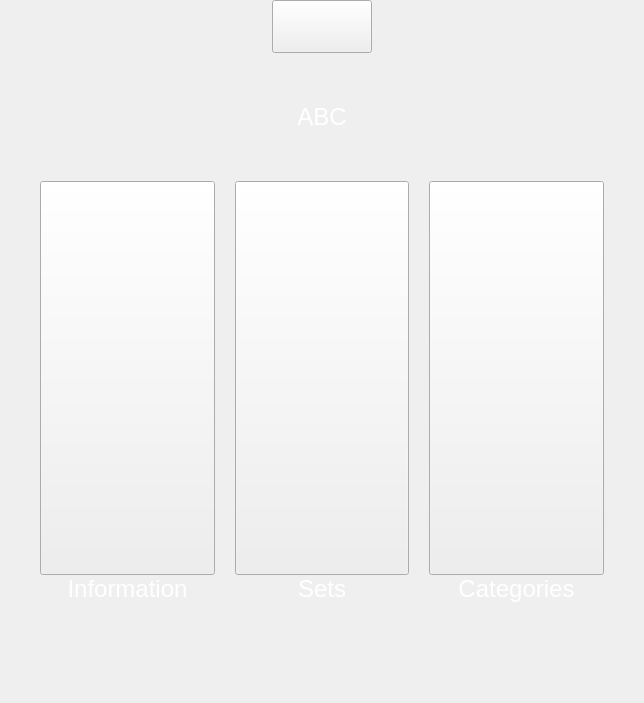
<?xml version="1.0" encoding="UTF-8"?>
<ui version="4.0">
 <class>CollectionOptionsView</class>
 <widget class="QWidget" name="CollectionOptionsView">
  <property name="geometry">
   <rect>
    <x>0</x>
    <y>0</y>
    <width>644</width>
    <height>703</height>
   </rect>
  </property>
  <property name="windowTitle">
   <string>Form</string>
  </property>
  <property name="styleSheet">
   <string notr="true">QAbstractButton {
	font-size: 18px;
	color: white;
}

QLabel {
	font-size: 24px;
	color: white;
}

QPushButton {
	border-image: url(:/virtaus/images/resources/buttons/plain.png);
}

QPushButton:hover {
	border-image: url(:/virtaus/images/resources/buttons/plain_hover.png);
}

QPushButton:pressed {
	border-image: url(:/virtaus/images/resources/buttons/plain_clicked.png);
}

/* Collections button (top) */
#collectionsButton {
	border-image: url(:/virtaus/images/resources/buttons/half_button_bottom.png);
	text-align: center;
	padding-bottom: 13px;
}

#collectionsButton:hover {
	border-image: url(:/virtaus/images/resources/buttons/half_button_hover_bottom.png);
	text-align: center;
	padding-bottom: 13px;
}

#collectionsButton:pressed {
	border-image: url(:/virtaus/images/resources/buttons/half_button_pressed_bottom.png);
	text-align: center;
	padding-bottom: 13px;
}</string>
  </property>
  <layout class="QGridLayout" name="gridLayout">
   <property name="leftMargin">
    <number>40</number>
   </property>
   <property name="topMargin">
    <number>0</number>
   </property>
   <property name="rightMargin">
    <number>40</number>
   </property>
   <property name="bottomMargin">
    <number>100</number>
   </property>
   <property name="verticalSpacing">
    <number>50</number>
   </property>
   <item row="0" column="4">
    <spacer name="horizontalSpacer_4">
     <property name="orientation">
      <enum>Qt::Horizontal</enum>
     </property>
     <property name="sizeHint" stdset="0">
      <size>
       <width>40</width>
       <height>20</height>
      </size>
     </property>
    </spacer>
   </item>
   <item row="0" column="3">
    <widget class="QPushButton" name="collectionsButton">
     <property name="minimumSize">
      <size>
       <width>100</width>
       <height>53</height>
      </size>
     </property>
     <property name="icon">
      <iconset resource="resources.qrc">
       <normaloff>:/virtaus/images/resources/arrow_up.svg</normaloff>:/virtaus/images/resources/arrow_up.svg</iconset>
     </property>
     <property name="iconSize">
      <size>
       <width>24</width>
       <height>24</height>
      </size>
     </property>
    </widget>
   </item>
   <item row="0" column="2">
    <spacer name="horizontalSpacer_3">
     <property name="orientation">
      <enum>Qt::Horizontal</enum>
     </property>
     <property name="sizeHint" stdset="0">
      <size>
       <width>40</width>
       <height>20</height>
      </size>
     </property>
    </spacer>
   </item>
   <item row="2" column="2" rowspan="2" colspan="3">
    <layout class="QGridLayout" name="gridLayout_2">
     <property name="horizontalSpacing">
      <number>20</number>
     </property>
     <item row="0" column="0">
      <widget class="QPushButton" name="infoButton">
       <property name="sizePolicy">
        <sizepolicy hsizetype="Expanding" vsizetype="Expanding">
         <horstretch>0</horstretch>
         <verstretch>0</verstretch>
        </sizepolicy>
       </property>
       <property name="maximumSize">
        <size>
         <width>500</width>
         <height>500</height>
        </size>
       </property>
       <property name="icon">
        <iconset resource="resources.qrc">
         <normaloff>:/virtaus/images/resources/info.svg</normaloff>:/virtaus/images/resources/info.svg</iconset>
       </property>
       <property name="iconSize">
        <size>
         <width>128</width>
         <height>128</height>
        </size>
       </property>
      </widget>
     </item>
     <item row="0" column="2">
      <widget class="QPushButton" name="categoriesButton">
       <property name="sizePolicy">
        <sizepolicy hsizetype="MinimumExpanding" vsizetype="MinimumExpanding">
         <horstretch>0</horstretch>
         <verstretch>0</verstretch>
        </sizepolicy>
       </property>
       <property name="maximumSize">
        <size>
         <width>500</width>
         <height>500</height>
        </size>
       </property>
       <property name="text">
        <string/>
       </property>
      </widget>
     </item>
     <item row="0" column="1">
      <widget class="QPushButton" name="setsButton">
       <property name="sizePolicy">
        <sizepolicy hsizetype="Expanding" vsizetype="Expanding">
         <horstretch>0</horstretch>
         <verstretch>0</verstretch>
        </sizepolicy>
       </property>
       <property name="maximumSize">
        <size>
         <width>500</width>
         <height>500</height>
        </size>
       </property>
       <property name="text">
        <string/>
       </property>
       <property name="icon">
        <iconset resource="resources.qrc">
         <normaloff>:/virtaus/images/resources/cover_art.svg</normaloff>:/virtaus/images/resources/cover_art.svg</iconset>
       </property>
       <property name="iconSize">
        <size>
         <width>128</width>
         <height>128</height>
        </size>
       </property>
      </widget>
     </item>
     <item row="1" column="0">
      <widget class="QLabel" name="label">
       <property name="text">
        <string>Information</string>
       </property>
       <property name="alignment">
        <set>Qt::AlignCenter</set>
       </property>
      </widget>
     </item>
     <item row="1" column="1">
      <widget class="QLabel" name="label_2">
       <property name="text">
        <string>Sets</string>
       </property>
       <property name="alignment">
        <set>Qt::AlignCenter</set>
       </property>
      </widget>
     </item>
     <item row="1" column="2">
      <widget class="QLabel" name="label_3">
       <property name="text">
        <string>Categories</string>
       </property>
       <property name="alignment">
        <set>Qt::AlignCenter</set>
       </property>
      </widget>
     </item>
    </layout>
   </item>
   <item row="1" column="3">
    <widget class="QLabel" name="collectionName">
     <property name="enabled">
      <bool>true</bool>
     </property>
     <property name="sizePolicy">
      <sizepolicy hsizetype="Preferred" vsizetype="Maximum">
       <horstretch>0</horstretch>
       <verstretch>0</verstretch>
      </sizepolicy>
     </property>
     <property name="text">
      <string>ABC</string>
     </property>
     <property name="alignment">
      <set>Qt::AlignCenter</set>
     </property>
    </widget>
   </item>
  </layout>
 </widget>
 <resources>
  <include location="resources.qrc"/>
 </resources>
 <connections>
  <connection>
   <sender>categoriesButton</sender>
   <signal>clicked()</signal>
   <receiver>CollectionOptionsView</receiver>
   <slot>show_categories()</slot>
   <hints>
    <hint type="sourcelabel">
     <x>461</x>
     <y>235</y>
    </hint>
    <hint type="destinationlabel">
     <x>321</x>
     <y>199</y>
    </hint>
   </hints>
  </connection>
  <connection>
   <sender>setsButton</sender>
   <signal>clicked()</signal>
   <receiver>CollectionOptionsView</receiver>
   <slot>show_sets()</slot>
   <hints>
    <hint type="sourcelabel">
     <x>321</x>
     <y>235</y>
    </hint>
    <hint type="destinationlabel">
     <x>321</x>
     <y>199</y>
    </hint>
   </hints>
  </connection>
  <connection>
   <sender>collectionsButton</sender>
   <signal>clicked()</signal>
   <receiver>CollectionOptionsView</receiver>
   <slot>show_collections()</slot>
   <hints>
    <hint type="sourcelabel">
     <x>304</x>
     <y>26</y>
    </hint>
    <hint type="destinationlabel">
     <x>321</x>
     <y>199</y>
    </hint>
   </hints>
  </connection>
  <connection>
   <sender>infoButton</sender>
   <signal>clicked()</signal>
   <receiver>CollectionOptionsView</receiver>
   <slot>show_info()</slot>
   <hints>
    <hint type="sourcelabel">
     <x>127</x>
     <y>374</y>
    </hint>
    <hint type="destinationlabel">
     <x>321</x>
     <y>351</y>
    </hint>
   </hints>
  </connection>
 </connections>
 <slots>
  <slot>show_info()</slot>
  <slot>show_sets()</slot>
  <slot>show_categories()</slot>
  <slot>show_collections()</slot>
 </slots>
</ui>
